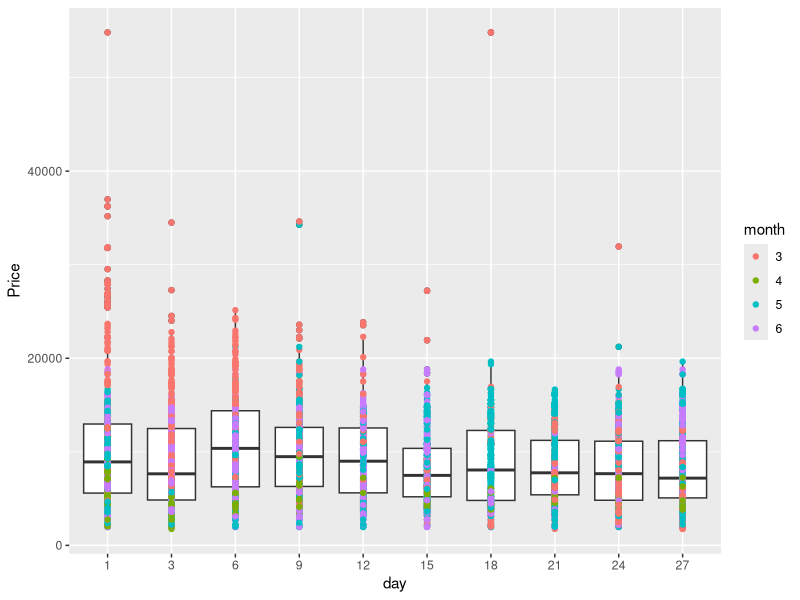

Source code (R):
## ---- chunk 1
library(tidyverse)
data = read.csv("Data_Train.csv")
data = data %>% separate(col = "Date_of_Journey", c("day", "month", "year"), sep = "/")
data$day = as.numeric(data$day)
data$month = as.numeric(data$month)
first = data %>% filter(day >= 1 & day <= 10) %>% mutate(period = "day1-10")
second = data %>% filter(day >= 11 & day <= 20) %>% mutate(period = "day11-20")
total <- rbind(first, second)
third = data %>% filter(day >= 21 & day <= 31) %>% mutate(period = "day21-31")
data <- rbind(total, third)
data$period = as.factor(data$period)
data$month = as.factor(data$month)
data$day = as.factor(data$day)
data = data %>% filter(Additional_Info != "Business class")
data = data %>% filter(Airline != "Jet Airways Business")

p <- ggplot(data, mapping = aes (x = day, y = Price))
p + geom_boxplot() + geom_point(mapping = aes(color = month))
